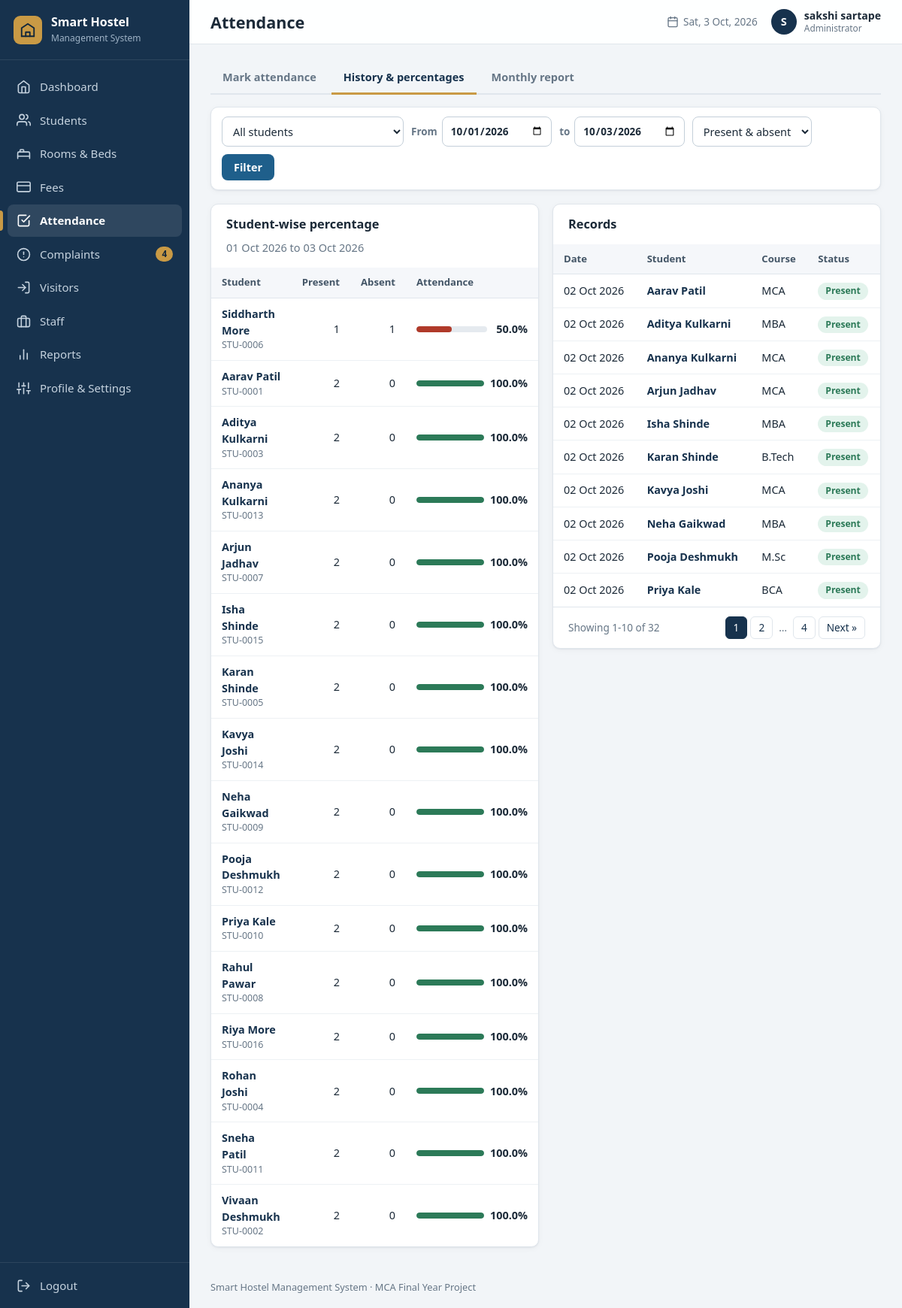
Screenshot of /attendance/history (signed in) with the database file from the repository.
### tables this page shows
CREATE TABLE settings (
    key   TEXT PRIMARY KEY,
    value TEXT NOT NULL
);

CREATE TABLE users (
    id            INTEGER PRIMARY KEY AUTOINCREMENT,
    username      TEXT NOT NULL UNIQUE COLLATE NOCASE,
    password_hash TEXT NOT NULL,
    full_name     TEXT NOT NULL,
    email         TEXT,
    phone         TEXT,
    role          TEXT NOT NULL DEFAULT 'Administrator',
    created_at    TEXT NOT NULL DEFAULT (datetime('now','localtime')),
    last_login    TEXT
);

CREATE TABLE students (
    id             INTEGER PRIMARY KEY AUTOINCREMENT,
    student_code   TEXT NOT NULL UNIQUE,                 -- e.g. STU-0001
    full_name      TEXT NOT NULL,
    gender         TEXT NOT NULL CHECK (gender IN ('Male','Female','Other')),
    dob            TEXT,                                 -- YYYY-MM-DD
    age            INTEGER CHECK (age IS NULL OR age BETWEEN 10 AND 100),
    phone          TEXT NOT NULL UNIQUE,
    email          TEXT UNIQUE COLLATE NOCASE,           -- NULL allowed, duplicates not
    address        TEXT,
    guardian_name  TEXT,
    guardian_phone TEXT,
    course         TEXT NOT NULL,
    department     TEXT,
    year           INTEGER CHECK (year IS NULL OR year BETWEEN 1 AND 6),
    room_id        INTEGER REFERENCES rooms(id) ON DELETE RESTRICT,
    admission_date TEXT NOT NULL,
    status         TEXT NOT NULL DEFAULT 'Active' CHECK (status IN ('Active','Inactive','Left')),
    created_at     TEXT NOT NULL DEFAULT (datetime('now','localtime')),
    -- only an Active student may hold a bed
    CHECK (status = 'Active' OR room_id IS NULL)
);

CREATE TABLE attendance (
    id         INTEGER PRIMARY KEY AUTOINCREMENT,
    student_id INTEGER NOT NULL REFERENCES students(id) ON DELETE CASCADE,
    att_date   TEXT    NOT NULL,
    status     TEXT    NOT NULL CHECK (status IN ('Present','Absent')),
    marked_by  INTEGER REFERENCES users(id) ON DELETE SET NULL,
    created_at TEXT    NOT NULL DEFAULT (datetime('now','localtime')),
    UNIQUE (student_id, att_date)                 -- no duplicate attendance
);

### routes/attendance.py (the view)
@bp.route("/history")
def history():
    t = date.today()
    f = {"student": clean(request.args.get("student")),
         "date_from": clean(request.args.get("date_from")) or t.replace(day=1).isoformat(),
         "date_to": clean(request.args.get("date_to")) or t.isoformat(),
         "status": clean(request.args.get("status"))}
    if not helpers.parse_date(f["date_from"]) or not helpers.parse_date(f["date_to"]):
        flash("Invalid date range. Showing the current month.", "warning")
        f["date_from"], f["date_to"] = t.replace(day=1).isoformat(), t.isoformat()
    elif f["date_from"] > f["date_to"]:
        flash("'From' date is after 'To' date. The dates were swapped.", "warning")
        f["date_from"], f["date_to"] = f["date_to"], f["date_from"]
    student_id = helpers.parse_int(f["student"], 1)
    conditions, params = ["a.att_date BETWEEN ? AND ?"], [f["date_from"], f["date_to"]]
    if student_id:
        conditions.append("a.student_id = ?")
        params.append(student_id)
    if f["status"] in ("Present", "Absent"):
        conditions.append("a.status = ?")
        params.append(f["status"])
    sql = ("SELECT a.id, a.att_date, a.status, s.id AS student_id, s.student_code, s.full_name, s.course "
           "FROM attendance a JOIN students s ON s.id = a.student_id" + helpers.where(conditions) +
           " ORDER BY a.att_date DESC, s.full_name COLLATE NOCASE")
    rows, pager = helpers.paginate(sql, params, helpers.page_number())
    return render_template(
        "attendance_history.html", records=rows, pager=pager, filters=f,
        summary=attendance_summary(f["date_from"], f["date_to"], student_id),
        students=db.query_all("SELECT id, student_code, full_name FROM students ORDER BY full_name COLLATE NOCASE"))

### db.py (called while the page is built)
def connect(path):
    conn = sqlite3.connect(path, timeout=10)
    conn.row_factory = sqlite3.Row          # rows behave like dicts: row["name"]
    conn.execute("PRAGMA foreign_keys = ON")
    return conn

def get_db():
    if "db" not in g:
        g.db = connect(current_app.config["DATABASE"])
    return g.db

def query_all(sql, params=()):
    return get_db().execute(sql, params).fetchall()

def query_one(sql, params=()):
    return get_db().execute(sql, params).fetchone()

def scalar(sql, params=()):
    row = get_db().execute(sql, params).fetchone()
    return row[0] if row else None

def get_setting(key, default=""):
    row = query_one("SELECT value FROM settings WHERE key = ?", (key,))
    return row["value"] if row else DEFAULT_SETTINGS.get(key, default)

### helpers.py (called while the page is built)
def clean(value):
    return (value or "").strip()

def parse_date(value):
    try:
        return datetime.strptime(clean(value), "%Y-%m-%d").date()
    except ValueError:
        return None

def parse_int(value, low=None, high=None):
    try:
        number = int(clean(value))
    except ValueError:
        return None
    if (low is not None and number < low) or (high is not None and number > high):
        return None
    return number

def today():
    return date.today().isoformat()

def paginate(sql, params, page, per_page=PER_PAGE):
    database = db.get_db()
    total = database.execute(f"SELECT COUNT(*) FROM ({sql})", params).fetchone()[0]
    pages = max(1, math.ceil(total / per_page))
    page = min(max(page, 1), pages)
    rows = database.execute(f"{sql} LIMIT ? OFFSET ?",
                            (*params, per_page, (page - 1) * per_page)).fetchall()
    first = (page - 1) * per_page + 1 if total else 0
    return rows, {"page": page, "pages": pages, "total": total,
                  "first": first, "last": first + len(rows) - 1 if total else 0}

def page_number():
    return parse_int(request.args.get("page", "1"), low=1) or 1

def where(conditions):
    return " WHERE " + " AND ".join(conditions) if conditions else ""

def csrf_token():
    if "_csrf" not in session:
        session["_csrf"] = secrets.token_hex(16)
    return session["_csrf"]

def fmt_date(value):
    d = parse_date(value) if value else None
    return d.strftime("%d %b %Y") if d else "-"

### templates/attendance_history.html (shortened to what this page needs)
{% extends "base.html" %}
{% from "_macros.html" import badge, render_pager, empty %}
{% block heading %}<h1>Attendance</h1>{% endblock %}
{% block content %}
{% include "_attendance_tabs.html" %}
<form class="filters card" method="get" action="{{ url_for('attendance.history') }}">
  <select name="student" aria-label="Student"><option value="">All students</option>
    {% for s in students %}<option value="{{ s.id }}" {% if filters.student == s.id|string %}selected{% endif %}>{{ s.full_name }} ({{ s.student_code }})</option>{% endfor %}</select>
  <label class="inline-label">From <input type="date" name="date_from" value="{{ filters.date_from }}"></label>
  <label class="inline-label">to <input type="date" name="date_to" value="{{ filters.date_to }}"></label>
  <select name="status" aria-label="Status"><option value="">Present &amp; absent</option>
    <option value="Absent" {% if filters.status == 'Absent' %}selected{% endif %}>Absent only</option></select>
  <button class="btn btn-primary" type="submit">Filter</button>
</form>
<div class="grid-2 align-start">
  <section class="card table-card">
    <div class="card-head"><h2>Student-wise percentage</h2><span class="muted">{{ filters.date_from|fmt_date }} to {{ filters.date_to|fmt_date }}</span></div>
    {% if summary %}
    <div class="table-wrap"><table class="table">
      <thead><tr><th>Student</th><th class="num">Present</th><th class="num">Absent</th><th>Attendance</th></tr></thead>
      <tbody>{% for r in summary %}<tr>
        <td><a class="row-link" href="{{ url_for('students.student_details', student_id=r.id) }}">{{ r.full_name }}</a><small class="muted block">{{ r.student_code }}</small></td>
        <td class="num">{{ r.present }}</td><td class="num">{{ r.absent }}</td>
        <td><div class="pct {{ 'pct-low' if r.percentage < 75 else 'pct-ok' }}"><div class="meter"><span style="width: {{ r.percentage }}%"></span></div><b>{{ r.percentage }}%</b></div></td></tr>{% endfor %}</tbody></table></div>
    {% else %}{{ empty('No attendance recorded in this period.') }}{% endif %}
  </section>
  <section class="card table-card">
    <div class="card-head"><h2>Records</h2></div>
    {% if records %}
    <div class="table-wrap"><table class="table">
      <thead><tr><th>Date</th><th>Student</th><th>Course</th><th>Status</th></tr></thead>
      <tbody>{% for r in records %}<tr><td>{{ r.att_date|fmt_date }}</td>
        <td><a class="row-link" href="{{ url_for('students.student_details', student_id=r.student_id) }}">{{ r.full_name }}</a></td>
        <td>{{ r.course }}</td><td>{{ badge(r.status) }}</td></tr>{% endfor %}</tbody></table></div>
    {% else %}{{ empty('No records match your filters.') }}{% endif %}
    {{ render_pager(pager) }}
  </section>
</div>
{% endblock %}

### templates/base.html (shortened to what this page needs)
{% from "_macros.html" import csrf %}
<!DOCTYPE html>
<html lang="en">
<head>
  <link rel="stylesheet" href="{{ url_for('static', filename='css/style.css') }}">
</head>
<body class="app">
<aside class="sidebar" id="sidebar">
  <a class="brand" href="{{ url_for('dashboard.index') }}">
    <span class="brand-mark">{{ icon('building', 22) }}</span>
    <span class="brand-text"><strong>{{ hostel_name }}</strong><small>Management System</small></span>
  </a>
  <nav class="nav" aria-label="Main navigation">
    {% for bp_name, endpoint, label, icon_name in navigation %}
      <a href="{{ url_for(endpoint) }}" class="nav-link{% if request.blueprint == bp_name %} active{% endif %}">
        {{ icon(icon_name, 19) }}<span>{{ label }}</span>
        {% if bp_name == 'complaints' and open_complaints %}<em class="nav-count">{{ open_complaints }}</em>{% endif %}
      </a>
    {% endfor %}
  </nav>
  <form method="post" action="{{ url_for('auth.logout') }}" class="logout-form">
    <button type="submit" class="nav-link logout">{{ icon('logout', 19) }}<span>Logout</span></button>
  </form>
</aside>
<div class="main">
  <header class="topbar">
    <div class="topbar-title">{% block heading %}{% endblock %}</div>
    <div class="topbar-right">
      <span class="topbar-date">{{ icon('calendar', 16) }} <span id="today-label">{{ today() }}</span></span>
      <a class="user-chip" href="{{ url_for('profile.view') }}" title="Profile & settings">
        <span class="avatar">{{ current_user.full_name[:1]|upper }}</span>
        <span class="user-name">{{ current_user.full_name }}<small>{{ current_user.role }}</small></span>
      </a>
    </div>
  </header>
  <main class="content">
    {% block content %}{% endblock %}
  </main>
  <footer class="footer">{{ hostel_name }} Management System &middot; MCA Final Year Project</footer>
</div>
</body>
</html>

### templates/_macros.html (shortened to what this page needs)
{% macro badge(text) %}<span class="badge badge-{{ (text or '')|lower|replace(' ', '-') }}">{{ text }}</span>{% endmacro %}
{% macro render_pager(p) %}
{% if p.total > 0 %}
<div class="pager">
  <span class="pager-info">Showing {{ p.first }}-{{ p.last }} of {{ p.total }}</span>
  {% if p.pages > 1 %}
  <nav aria-label="Pages">
    {% for n in range(1, p.pages + 1) %}
      {% if n == 1 or n == p.pages or (n - p.page)|abs <= 1 %}
        <a href="{{ url_with(page=n) }}" class="{{ 'current' if n == p.page else '' }}">{{ n }}</a>
      {% elif (n - p.page)|abs == 2 %}<span class="gap">&hellip;</span>{% endif %}
    {% endfor %}
    {% if p.page < p.pages %}<a href="{{ url_with(page=p.page + 1) }}">Next &raquo;</a>{% endif %}
  </nav>
  {% endif %}
</div>
{% endif %}
{% endmacro %}

### rows the page displays
settings: value "Smart Hostel"
users: full_name "S", full_name "sakshi sartape", role "Administrator"
students: full_name "Siddharth More", student_code "STU-0006", present "1", absent "1", percentage "50.0"
students: full_name "Aarav Patil", student_code "STU-0001", present "2", absent "0", percentage "100.0"
students: full_name "Aditya Kulkarni", student_code "STU-0003", present "2", absent "0", percentage "100.0"
students: full_name "Ananya Kulkarni", student_code "STU-0013", present "2", absent "0", percentage "100.0"
students: full_name "Arjun Jadhav", student_code "STU-0007", present "2", absent "0", percentage "100.0"
students: full_name "Isha Shinde", student_code "STU-0015", present "2", absent "0", percentage "100.0"
students: full_name "Karan Shinde", student_code "STU-0005", present "2", absent "0", percentage "100.0"
students: full_name "Kavya Joshi", student_code "STU-0014", present "2", absent "0", percentage "100.0"
students: full_name "Neha Gaikwad", student_code "STU-0009", present "2", absent "0", percentage "100.0"
students: full_name "Pooja Deshmukh", student_code "STU-0012", present "2", absent "0", percentage "100.0"
students: full_name "Priya Kale", student_code "STU-0010", present "2", absent "0", percentage "100.0"
students: full_name "Rahul Pawar", student_code "STU-0008", present "2", absent "0", percentage "100.0"
students: full_name "Riya More", student_code "STU-0016", present "2", absent "0", percentage "100.0"
students: full_name "Rohan Joshi", student_code "STU-0004", present "2", absent "0", percentage "100.0"
students: full_name "Sneha Patil", student_code "STU-0011", present "2", absent "0", percentage "100.0"
students: full_name "Vivaan Deshmukh", student_code "STU-0002", present "2", absent "0", percentage "100.0"
attendance: att_date|fmt_date "02 Oct 2026", full_name "Aarav Patil", course "MCA", status "Present"
attendance: att_date|fmt_date "02 Oct 2026", full_name "Aditya Kulkarni", course "MBA", status "Present"
attendance: att_date|fmt_date "02 Oct 2026", full_name "Ananya Kulkarni", course "MCA", status "Present"
attendance: att_date|fmt_date "02 Oct 2026", full_name "Arjun Jadhav", course "MCA", status "Present"
attendance: att_date|fmt_date "02 Oct 2026", full_name "Isha Shinde", course "MBA", status "Present"
attendance: att_date|fmt_date "02 Oct 2026", full_name "Karan Shinde", course "B.Tech", status "Present"
attendance: att_date|fmt_date "02 Oct 2026", full_name "Kavya Joshi", course "MCA", status "Present"
attendance: att_date|fmt_date "02 Oct 2026", full_name "Neha Gaikwad", course "MBA", status "Present"
attendance: att_date|fmt_date "02 Oct 2026", full_name "Pooja Deshmukh", course "M.Sc", status "Present"
attendance: att_date|fmt_date "02 Oct 2026", full_name "Priya Kale", course "BCA", status "Present"

### other values shown
{{ label }} "Dashboard" "Students" "Rooms & Beds" "Fees" "Attendance" "Complaints" "Visitors" "Staff" "Reports" "Profile & Settings"
{{ open_complaints }} "4"
{{ filters.date_from|fmt_date }} "01 Oct 2026"
{{ filters.date_to|fmt_date }} "03 Oct 2026"
{{ p.first }} "1"
{{ p.last }} "10"
{{ p.total }} "32"
{{ n }} "1" "2" "4"
